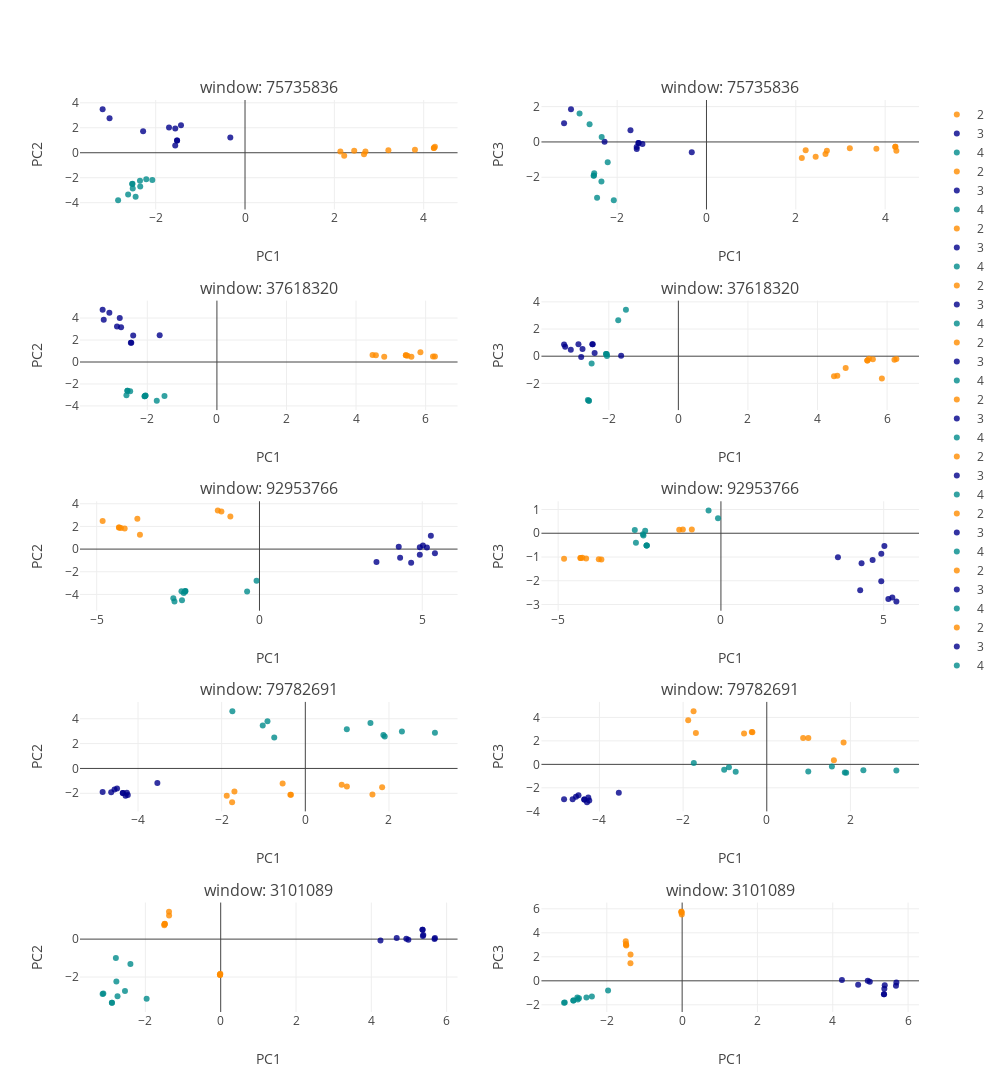

Write notebook code for a chart like this one.
### Markdown cell above
### I. Local variation sample

Visualize genetic structure at local windows using PCA. Plot colors will correspond to the Mean shift clustering above. 

Use the list `plot_who` to plot only accessions from specific groups.

Use the list `shade` to lower the opacity of samples from specific groups.

### Code cell
## a look at local windows
from structure_tools.Tutorial_subplots import window_sample_plot

windows_pick= 5
Chr= 1

plot_who= [2,3,4]
shade= [0,1]

window_sample_plot(Windows,
                   label_select,
                   PCA_color_ref,
                   plot_who= plot_who,
                   shade= shade,
                   Chr= 1,
                   windows_pick= windows_pick,
                   height= 1500,width= 1000)

### Figure 1 — Plotly figure (JSON) as saved in the notebook; plotly's stock layout.template omitted (floating-point values rounded to 4 significant figures)
{"data": [{"marker": {"color": "darkorange", "line": {"width": 0}, "opacity": 0.8, "size": 6, "symbol": "circle"}, "mode": "markers", "name": "2", "type": "scatter", "uid": "a6f72fc7-a51d-4abf-8b1c-c29c2feda3cf", "x": [4.228, 2.135, 2.445, 3.804, 2.696, 4.228, 2.664, 4.252, 3.21, 2.221], "xaxis": "x", "y": [0.3888, 0.0935, 0.1526, 0.2493, 0.0995, 0.3888, -0.1242, 0.4702, 0.1976, -0.232], "yaxis": "y"}, {"marker": {"color": "darkblue", "line": {"width": 0}, "opacity": 0.8, "size": 6, "symbol": "circle"}, "mode": "markers", "name": "3", "type": "scatter", "uid": "5dfdbdd7-2f64-4a5b-b690-67c0cadcde20", "x": [-1.522, -2.282, -1.522, -1.561, -3.188, -3.033, -1.701, -1.563, -1.434, -0.329], "xaxis": "x", "y": [0.985, 1.717, 0.985, 1.932, 3.485, 2.766, 2.019, 0.5839, 2.204, 1.211], "yaxis": "y"}, {"marker": {"color": "darkcyan", "line": {"width": 0}, "opacity": 0.8, "size": 6, "symbol": "circle"}, "mode": "markers", "name": "4", "type": "scatter", "uid": "c4162484-aa17-4983-9bb1-3aa157dbbb81", "x": [-2.514, -2.842, -2.346, -2.075, -2.527, -2.352, -2.449, -2.52, -2.211, -2.617], "xaxis": "x", "y": [-2.866, -3.802, -2.711, -2.179, -2.495, -2.245, -3.527, -2.486, -2.123, -3.35], "yaxis": "y"}, {"marker": {"color": "darkorange", "line": {"width": 0}, "opacity": 0.8, "size": 6, "symbol": "circle"}, "mode": "markers", "name": "2", "type": "scatter", "uid": "a29cf1cd-9bbb-4b3a-9a52-82b35f0e693f", "x": [4.228, 2.135, 2.445, 3.804, 2.696, 4.228, 2.664, 4.252, 3.21, 2.221], "xaxis": "x2", "y": [-0.2703, -0.9065, -0.8451, -0.3814, -0.5018, -0.2703, -0.6832, -0.5012, -0.3562, -0.4751], "yaxis": "y2"}, {"marker": {"color": "darkblue", "line": {"width": 0}, "opacity": 0.8, "size": 6, "symbol": "circle"}, "mode": "markers", "name": "3", "type": "scatter", "uid": "13c9de2c-18dd-49bf-aec2-411a8a53f5b2", "x": [-1.522, -2.282, -1.522, -1.561, -3.188, -3.033, -1.701, -1.563, -1.434, -0.329], "xaxis": "x2", "y": [-0.06418, 0.01544, -0.06418, -0.3983, 1.06, 1.852, 0.6631, -0.2854, -0.1225, -0.5793], "yaxis": "y2"}, {"marker": {"color": "darkcyan", "line": {"width": 0}, "opacity": 0.8, "size": 6, "symbol": "circle"}, "mode": "markers", "name": "4", "type": "scatter", "uid": "6f0b79be-12f1-430c-93ae-43e28894784a", "x": [-2.514, -2.842, -2.346, -2.075, -2.527, -2.352, -2.449, -2.52, -2.211, -2.617], "xaxis": "x2", "y": [-1.773, 1.607, 0.2831, -3.299, -1.916, -2.246, -3.154, -1.897, -1.15, 0.9981], "yaxis": "y2"}, {"marker": {"color": "darkorange", "line": {"width": 0}, "opacity": 0.8, "size": 6, "symbol": "circle"}, "mode": "markers", "name": "2", "type": "scatter", "uid": "ef0c4e12-fe22-451e-9cdf-587e6c329d94", "x": [5.432, 4.474, 5.432, 6.212, 4.569, 5.478, 6.267, 5.85, 5.591, 4.81], "xaxis": "x3", "y": [0.6225, 0.6303, 0.6225, 0.51, 0.6237, 0.575, 0.4943, 0.8822, 0.4825, 0.4719], "yaxis": "y3"}, {"marker": {"color": "darkblue", "line": {"width": 0}, "opacity": 0.8, "size": 6, "symbol": "circle"}, "mode": "markers", "name": "3", "type": "scatter", "uid": "c1a800ec-d4e3-4843-bc37-5f189a364143", "x": [-2.872, -3.092, -2.474, -3.254, -2.793, -2.755, -3.286, -2.462, -2.407, -1.646], "xaxis": "x3", "y": [3.239, 4.483, 1.754, 3.849, 3.998, 3.154, 4.746, 1.741, 2.421, 2.434], "yaxis": "y3"}, {"marker": {"color": "darkcyan", "line": {"width": 0}, "opacity": 0.8, "size": 6, "symbol": "circle"}, "mode": "markers", "name": "4", "type": "scatter", "uid": "4e07b710-209c-4ea6-bdd9-559bfd721afc", "x": [-1.507, -1.729, -2.077, -2.601, -2.494, -2.573, -2.077, -2.573, -2.053, -2.055], "xaxis": "x3", "y": [-3.089, -3.537, -3.114, -3.02, -2.665, -2.62, -3.114, -2.62, -3.04, -3.069], "yaxis": "y3"}, {"marker": {"color": "darkorange", "line": {"width": 0}, "opacity": 0.8, "size": 6, "symbol": "circle"}, "mode": "markers", "name": "2", "type": "scatter", "uid": "88ad9cbf-9c8d-487c-9156-64757658c3b8", "x": [5.432, 4.474, 5.432, 6.212, 4.569, 5.478, 6.267, 5.85, 5.591, 4.81], "xaxis": "x4", "y": [-0.3263, -1.472, -0.3263, -0.2652, -1.434, -0.1826, -0.2156, -1.646, -0.2209, -0.8701], "yaxis": "y4"}, {"marker": {"color": "darkblue", "line": {"width": 0}, "opacity": 0.8, "size": 6, "symbol": "circle"}, "mode": "markers", "name": "3", "type": "scatter", "uid": "91e9b871-c612-486c-b57e-8136cd87810c", "x": [-2.872, -3.092, -2.474, -3.254, -2.793, -2.755, -3.286, -2.462, -2.407, -1.646], "xaxis": "x4", "y": [0.8718, 0.4746, 0.8863, 0.6955, -0.0593, 0.5262, 0.8672, 0.8796, 0.244, 0.02529], "yaxis": "y4"}, {"marker": {"color": "darkcyan", "line": {"width": 0}, "opacity": 0.8, "size": 6, "symbol": "circle"}, "mode": "markers", "name": "4", "type": "scatter", "uid": "e5d30eb9-cb64-4869-97c3-e36f56148e33", "x": [-1.507, -1.729, -2.077, -2.601, -2.494, -2.573, -2.077, -2.573, -2.053, -2.055], "xaxis": "x4", "y": [3.411, 2.655, 0.1552, -3.233, -0.5359, -3.289, 0.1552, -3.289, 0.01851, 0.148], "yaxis": "y4"}, {"marker": {"color": "darkorange", "line": {"width": 0}, "opacity": 0.8, "size": 6, "symbol": "circle"}, "mode": "markers", "name": "2", "type": "scatter", "uid": "7545d667-8134-453b-b88b-0208ac429e28", "x": [-4.141, -4.314, -4.314, -4.818, -3.672, -4.256, -0.8947, -3.752, -1.28, -1.17], "xaxis": "x5", "y": [1.825, 1.901, 1.901, 2.47, 1.273, 1.869, 2.876, 2.671, 3.407, 3.329], "yaxis": "y5"}, {"marker": {"color": "darkblue", "line": {"width": 0}, "opacity": 0.8, "size": 6, "symbol": "circle"}, "mode": "markers", "name": "3", "type": "scatter", "uid": "2a3b556d-86c6-4702-9b8d-5ddace6066c6", "x": [5.389, 5.142, 4.659, 4.278, 5.021, 4.926, 4.925, 3.593, 5.264, 4.32], "xaxis": "x5", "y": [-0.3591, 0.1412, -1.21, 0.2181, 0.3124, 0.1701, -0.499, -1.136, 1.175, -0.7571], "yaxis": "y5"}, {"marker": {"color": "darkcyan", "line": {"width": 0}, "opacity": 0.8, "size": 6, "symbol": "circle"}, "mode": "markers", "name": "4", "type": "scatter", "uid": "62a8ff49-52a3-438d-b7b9-74085a3cc4e4", "x": [-2.327, -2.396, -0.09019, -2.611, -2.287, -0.3803, -2.273, -2.38, -2.284, -2.646], "xaxis": "x5", "y": [-3.877, -3.718, -2.785, -4.624, -3.736, -3.74, -3.698, -4.521, -3.73, -4.332], "yaxis": "y5"}, {"marker": {"color": "darkorange", "line": {"width": 0}, "opacity": 0.8, "size": 6, "symbol": "circle"}, "mode": "markers", "name": "2", "type": "scatter", "uid": "ebbc4330-dae2-4fd1-bcf7-d086508fe0da", "x": [-4.141, -4.314, -4.314, -4.818, -3.672, -4.256, -0.8947, -3.752, -1.28, -1.17], "xaxis": "x6", "y": [-1.062, -1.043, -1.043, -1.069, -1.108, -1.028, 0.1611, -1.089, 0.1502, 0.1521], "yaxis": "y6"}, {"marker": {"color": "darkblue", "line": {"width": 0}, "opacity": 0.8, "size": 6, "symbol": "circle"}, "mode": "markers", "name": "3", "type": "scatter", "uid": "711383c7-d357-4718-8cf6-60438b3b7780", "x": [5.389, 5.142, 4.659, 4.278, 5.021, 4.926, 4.925, 3.593, 5.264, 4.32], "xaxis": "x6", "y": [-2.873, -2.767, -1.122, -2.404, -0.5395, -0.8625, -2.018, -1.009, -2.709, -1.265], "yaxis": "y6"}, {"marker": {"color": "darkcyan", "line": {"width": 0}, "opacity": 0.8, "size": 6, "symbol": "circle"}, "mode": "markers", "name": "4", "type": "scatter", "uid": "1e751add-d60d-4e30-8049-3842bae65d89", "x": [-2.327, -2.396, -0.09019, -2.611, -2.287, -0.3803, -2.273, -2.38, -2.284, -2.646], "xaxis": "x6", "y": [0.1099, -0.03909, 0.6265, -0.4002, -0.5162, 0.9568, -0.5148, -0.09346, -0.5144, 0.134], "yaxis": "y6"}, {"marker": {"color": "darkorange", "line": {"width": 0}, "opacity": 0.8, "size": 6, "symbol": "circle"}, "mode": "markers", "name": "2", "type": "scatter", "uid": "231dce07-1fa8-496a-8c42-de627ae5e481", "x": [-1.878, -0.3578, 1.837, -0.5427, -0.3442, -1.75, 1.605, 0.8698, 0.9939, -1.694], "xaxis": "x7", "y": [-2.204, -2.113, -1.505, -1.203, -2.125, -2.712, -2.094, -1.308, -1.446, -1.851], "yaxis": "y7"}, {"marker": {"color": "darkblue", "line": {"width": 0}, "opacity": 0.8, "size": 6, "symbol": "circle"}, "mode": "markers", "name": "3", "type": "scatter", "uid": "cc9a9c7a-da5b-47bd-9e6e-5203cc3b073a", "x": [-4.363, -4.501, -4.267, -4.298, -3.537, -4.363, -4.561, -4.641, -4.846, -4.244], "xaxis": "x7", "y": [-1.97, -1.608, -1.95, -2.208, -1.168, -1.97, -1.686, -1.919, -1.89, -2.133], "yaxis": "y7"}, {"marker": {"color": "darkcyan", "line": {"width": 0}, "opacity": 0.8, "size": 6, "symbol": "circle"}, "mode": "markers", "name": "4", "type": "scatter", "uid": "ff7c8723-3c59-4f81-a45f-8d25a5e14f32", "x": [-0.7427, 3.099, 1.557, 1.898, -0.9049, 0.9922, -1.018, -1.744, 1.866, 2.309], "xaxis": "x7", "y": [2.486, 2.876, 3.657, 2.572, 3.792, 3.163, 3.45, 4.611, 2.691, 2.967], "yaxis": "y7"}, {"marker": {"color": "darkorange", "line": {"width": 0}, "opacity": 0.8, "size": 6, "symbol": "circle"}, "mode": "markers", "name": "2", "type": "scatter", "uid": "fe366c24-2012-49ab-a970-4f160e2b67e5", "x": [-1.878, -0.3578, 1.837, -0.5427, -0.3442, -1.75, 1.605, 0.8698, 0.9939, -1.694], "xaxis": "x8", "y": [3.769, 2.755, 1.868, 2.621, 2.729, 4.535, 0.3571, 2.247, 2.238, 2.683], "yaxis": "y8"}, {"marker": {"color": "darkblue", "line": {"width": 0}, "opacity": 0.8, "size": 6, "symbol": "circle"}, "mode": "markers", "name": "3", "type": "scatter", "uid": "73c14c54-5d78-4411-8f75-0ce2850dcdef", "x": [-4.363, -4.501, -4.267, -4.298, -3.537, -4.363, -4.561, -4.641, -4.846, -4.244], "xaxis": "x8", "y": [-2.99, -2.629, -2.816, -3.219, -2.419, -2.99, -2.766, -2.976, -2.976, -3.089], "yaxis": "y8"}, {"marker": {"color": "darkcyan", "line": {"width": 0}, "opacity": 0.8, "size": 6, "symbol": "circle"}, "mode": "markers", "name": "4", "type": "scatter", "uid": "61b4d8ac-1906-4138-9038-5c14799e5d10", "x": [-0.7427, 3.099, 1.557, 1.898, -0.9049, 0.9922, -1.018, -1.744, 1.866, 2.309], "xaxis": "x8", "y": [-0.6308, -0.5267, -0.1883, -0.7187, -0.252, -0.6058, -0.4537, 0.1072, -0.6956, -0.5054], "yaxis": "y8"}, {"marker": {"color": "darkorange", "line": {"width": 0}, "opacity": 0.8, "size": 6, "symbol": "circle"}, "mode": "markers", "name": "2", "type": "scatter", "uid": "e7aa29b7-6cfe-4d38-b0bc-6a08f78b9e91", "x": [-1.373, -0.01524, -1.498, -1.371, -0.009966, -1.489, -1.491, -0.0169, -1.484, -0.02275], "xaxis": "x9", "y": [1.441, -1.879, 0.728, 1.25, -1.826, 0.8002, 0.7888, -1.887, 0.8036, -1.869], "yaxis": "y9"}, {"marker": {"color": "darkblue", "line": {"width": 0}, "opacity": 0.8, "size": 6, "symbol": "circle"}, "mode": "markers", "name": "3", "type": "scatter", "uid": "e2dce4c4-db56-4fb8-99f0-2adc15269bf4", "x": [4.984, 5.381, 5.37, 4.93, 4.243, 5.361, 5.689, 5.361, 4.674, 5.679], "xaxis": "x9", "y": [-0.03825, 0.2227, 0.1655, 0.01381, -0.07877, 0.4892, 0.06371, 0.4892, 0.06458, 0.006548], "yaxis": "y9"}, {"marker": {"color": "darkcyan", "line": {"width": 0}, "opacity": 0.8, "size": 6, "symbol": "circle"}, "mode": "markers", "name": "4", "type": "scatter", "uid": "6cc32515-4068-4409-9f3b-7a1260b64298", "x": [-2.542, -2.74, -2.398, -2.784, -3.118, -2.771, -1.967, -2.889, -2.889, -3.136], "xaxis": "x9", "y": [-2.734, -3.01, -1.314, -0.9977, -2.863, -2.241, -3.142, -3.357, -3.357, -2.888], "yaxis": "y9"}, {"marker": {"color": "darkorange", "line": {"width": 0}, "opacity": 0.8, "size": 6, "symbol": "circle"}, "mode": "markers", "name": "2", "type": "scatter", "uid": "d3ce2c3b-6e4d-4d5e-8ad7-676f5b042032", "x": [-1.373, -0.01524, -1.498, -1.371, -0.009966, -1.489, -1.491, -0.0169, -1.484, -0.02275], "xaxis": "x10", "y": [1.471, 5.697, 3.306, 2.194, 5.517, 3.003, 3.073, 5.75, 2.936, 5.748], "yaxis": "y10"}, {"marker": {"color": "darkblue", "line": {"width": 0}, "opacity": 0.8, "size": 6, "symbol": "circle"}, "mode": "markers", "name": "3", "type": "scatter", "uid": "70198870-afd3-41c8-9d26-d3f5959c960a", "x": [4.984, 5.381, 5.37, 4.93, 4.243, 5.361, 5.689, 5.361, 4.674, 5.679], "xaxis": "x10", "y": [-0.08539, -0.3795, -0.6626, 0.005225, 0.05842, -1.111, -0.137, -1.111, -0.3269, -0.4201], "yaxis": "y10"}, {"marker": {"color": "darkcyan", "line": {"width": 0}, "opacity": 0.8, "size": 6, "symbol": "circle"}, "mode": "markers", "name": "4", "type": "scatter", "uid": "ee3a9a74-9f2a-4d3b-9b52-ce7fcf3de412", "x": [-2.542, -2.74, -2.398, -2.784, -3.118, -2.771, -1.967, -2.889, -2.889, -3.136], "xaxis": "x10", "y": [-1.395, -1.456, -1.312, -1.393, -1.804, -1.563, -0.8096, -1.637, -1.637, -1.829], "yaxis": "y10"}], "layout": {"annotations": [{"font": {"size": 16}, "showarrow": false, "text": "window: 75735836", "x": 0.225, "xanchor": "center", "xref": "paper", "y": 1, "yanchor": "bottom", "yref": "paper"}, {"font": {"size": 16}, "showarrow": false, "text": "window: 75735836", "x": 0.775, "xanchor": "center", "xref": "paper", "y": 1, "yanchor": "bottom", "yref": "paper"}, {"font": {"size": 16}, "showarrow": false, "text": "window: 37618320", "x": 0.225, "xanchor": "center", "xref": "paper", "y": 0.78, "yanchor": "bottom", "yref": "paper"}, {"font": {"size": 16}, "showarrow": false, "text": "window: 37618320", "x": 0.775, "xanchor": "center", "xref": "paper", "y": 0.78, "yanchor": "bottom", "yref": "paper"}, {"font": {"size": 16}, "showarrow": false, "text": "window: 92953766", "x": 0.225, "xanchor": "center", "xref": "paper", "y": 0.56, "yanchor": "bottom", "yref": "paper"}, {"font": {"size": 16}, "showarrow": false, "text": "window: 92953766", "x": 0.775, "xanchor": "center", "xref": "paper", "y": 0.56, "yanchor": "bottom", "yref": "paper"}, {"font": {"size": 16}, "showarrow": false, "text": "window: 79782691", "x": 0.225, "xanchor": "center", "xref": "paper", "y": 0.34, "yanchor": "bottom", "yref": "paper"}, {"font": {"size": 16}, "showarrow": false, "text": "window: 79782691", "x": 0.775, "xanchor": "center", "xref": "paper", "y": 0.34, "yanchor": "bottom", "yref": "paper"}, {"font": {"size": 16}, "showarrow": false, "text": "window: 3101089", "x": 0.225, "xanchor": "center", "xref": "paper", "y": 0.12, "yanchor": "bottom", "yref": "paper"}, {"font": {"size": 16}, "showarrow": false, "text": "window: 3101089", "x": 0.775, "xanchor": "center", "xref": "paper", "y": 0.12, "yanchor": "bottom", "yref": "paper"}], "height": 1500, "width": 1000, "xaxis": {"anchor": "y", "domain": [0, 0.45], "title": "PC1"}, "xaxis10": {"anchor": "y10", "domain": [0.55, 1], "title": "PC1"}, "xaxis2": {"anchor": "y2", "domain": [0.55, 1], "title": "PC1"}, "xaxis3": {"anchor": "y3", "domain": [0, 0.45], "title": "PC1"}, "xaxis4": {"anchor": "y4", "domain": [0.55, 1], "title": "PC1"}, "xaxis5": {"anchor": "y5", "domain": [0, 0.45], "title": "PC1"}, "xaxis6": {"anchor": "y6", "domain": [0.55, 1], "title": "PC1"}, "xaxis7": {"anchor": "y7", "domain": [0, 0.45], "title": "PC1"}, "xaxis8": {"anchor": "y8", "domain": [0.55, 1], "title": "PC1"}, "xaxis9": {"anchor": "y9", "domain": [0, 0.45], "title": "PC1"}, "yaxis": {"anchor": "x", "domain": [0.88, 1], "title": "PC2"}, "yaxis10": {"anchor": "x10", "domain": [0, 0.12], "title": "PC3"}, "yaxis2": {"anchor": "x2", "domain": [0.88, 1], "title": "PC3"}, "yaxis3": {"anchor": "x3", "domain": [0.66, 0.78], "title": "PC2"}, "yaxis4": {"anchor": "x4", "domain": [0.66, 0.78], "title": "PC3"}, "yaxis5": {"anchor": "x5", "domain": [0.44, 0.56], "title": "PC2"}, "yaxis6": {"anchor": "x6", "domain": [0.44, 0.56], "title": "PC3"}, "yaxis7": {"anchor": "x7", "domain": [0.22, 0.34], "title": "PC2"}, "yaxis8": {"anchor": "x8", "domain": [0.22, 0.34], "title": "PC3"}, "yaxis9": {"anchor": "x9", "domain": [0, 0.12], "title": "PC2"}}}
